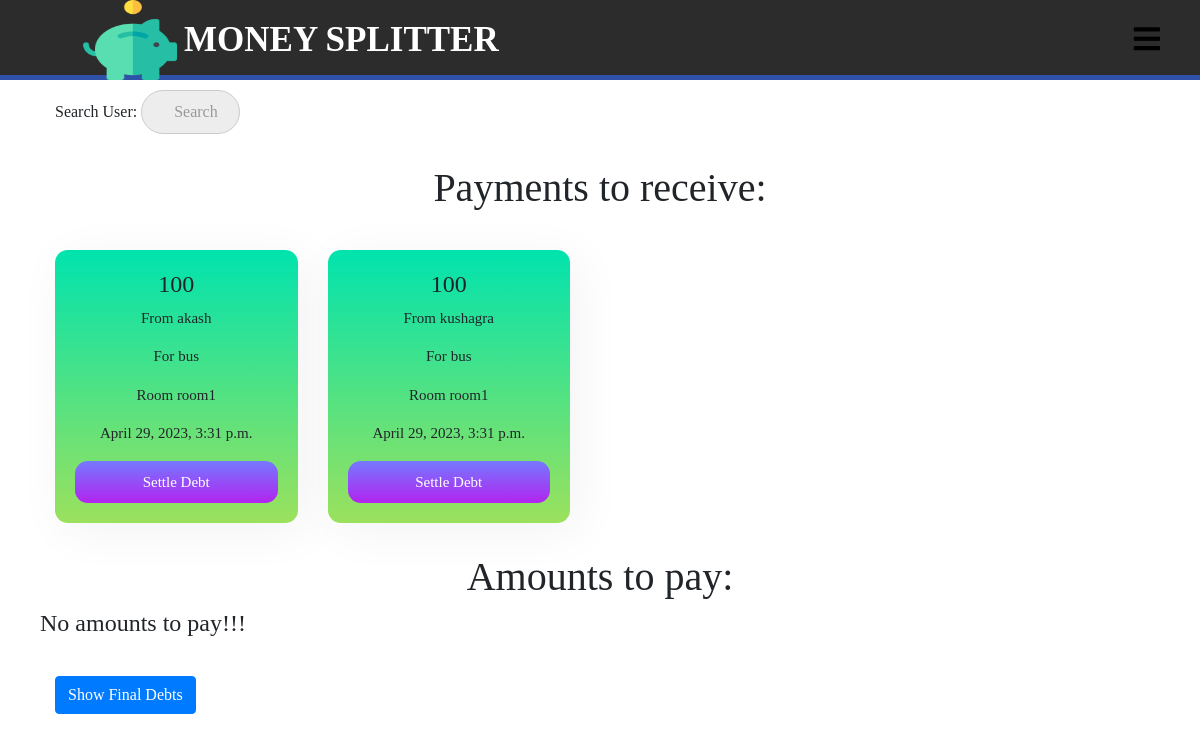
The app's page /splitter/my_debts/ (signed in) with its own data.
### splitter/models.py (models this page shows, shortened)
class debt(models.Model):
    room = models.ForeignKey(room,on_delete = models.CASCADE, related_name = 'room_debts')
    transaction = models.ForeignKey(transaction, on_delete = models.CASCADE, related_name = 'transactions_debt')
    sender = models.ForeignKey(User, on_delete = models.CASCADE, related_name = 'transaction_sender')
    receiver = models.ForeignKey(User, on_delete= models.CASCADE, related_name = 'transaction_receiver')
    amount = models.IntegerField()

class User(AbstractUser):
    pass

class transaction(models.Model):
    room = models.ForeignKey(room, on_delete = models.CASCADE, related_name = 'room_transaction')
    amount = models.IntegerField()
    reason = models.CharField(max_length = 250)
    created_at = models.DateTimeField(auto_now=True)
    payer = models.ForeignKey(User, on_delete = models.CASCADE, related_name = 'transaction_payer')
    splitters = models.ManyToManyField(User, related_name = "transaction_members")

class room(models.Model):
    creater = models.ForeignKey(User,on_delete=models.CASCADE,related_name="creater")
    name = models.CharField(max_length=250)
    members = models.ManyToManyField(User,through="room_members")

### splitter/views.py (the view, shortened to what this page needs)
# urls.py: path('my_debts/',views.my_debts,name="my_debts"),
def my_debts(request):
    income = debt.objects.filter(receiver=request.user)
    expense = debt.objects.filter(sender=request.user)
    query = request.GET.get("q", None)
    return render(request,'splitter/my_debts.html',{'incomes':income,'expenses':expense})

### templates/splitter/my_debts.html (shortened to what this page needs)
{% extends 'splitter/base.html' %}
{% load static %}
{% block css %}
  <link rel="stylesheet" href="{% static 'css/mysearchbar.css' %}">
  <link rel="stylesheet" href="{% static 'css/my_debts.css' %}">
{% endblock %}
{% block content %}
<div class="container">
  <div class="my-debts-info">
    <form method='GET' action="{% url 'splitter:my_debts' %}">
      <p>Search User: <input type='search' name='q' placeholder='Search'></p>
    </form>
    <div class="my-debts-income">
      <h1>Payments to receive:</h1>
      <div class="row">
         {% if incomes.count == 0 %}
         <h4>No payments to receive!!!</h4>
         {% else %}
        {% for income in incomes %}
        <div class="col-lg-3 col-md-4 col-sm-6 col-12">
          <div class="my-debts-income-info">
            <h4>{{ income.amount }}</h4>
            <p>From {{ income.sender.username }}</p>
            <p>For {{ income.transaction.reason }}</p>
            <p>Room {{ income.room.name }}</p>
            <p>{{ income.transaction.created_at }}</p>
            <a href="{% url 'splitter:delete_debt' pk=income.pk %}" data-target="#{{ income.sender.username }}_{{ income.pk }}" data-toggle="modal">
              <div class="settle-debt-button">
                Settle Debt
              </div>
            </a>
          </div>
        </div>
        {% endfor %}
        {% endif %}
      </div>
    </div>
    <div class="my-debts-expense">
      <h1>Amounts to pay:</h1>
      <div class="row">
        {% if expenses.count == 0 %}
        <h4>No amounts to pay!!!</h4>
        {% endif %}
      </div>
    </div>
    <a href="{% url 'splitter:final_settlements' %}" class="btn btn-primary final-debts-button">Show Final Debts</a>
  </div>
  </div>
{% endblock %}

### static/css/home_page.css (style rules this page uses)
* { padding: 0; margin: 0; text-decoration: none; list-style: none; box-sizing: border-box; font-family: 'Oswald'; }
body, html { overflow-x: hidden; }
:root { var(--IndianRed): #db575b; var(--Aqua): #99ffe4; var(--MiddleBlue): #88cfd3; var(--SteelBlue): #578bb2; var(--BdazzledBlue): #345c98; var(--DarkButton): linear-gradient(to top, #30cfd0 0%, #330867 100%); var(--LightButton): linear-gradient(to top, #48c6ef 0%, #6f86d6 100%); var(--RedButton): linear-gradient(45deg, #874da2 0%, #c43a30 100%); }

### static/css/my_debts.css (style rules this page uses)
* { margin: 0; padding: 0; }
body,html { margin: 0px; padding: 0; }
.my-debts-info { margin: 0; margin-bottom: 20px; padding: 10px; }
.my-debts-info .my-debts-income { text-align: center; margin: 30px 0px; justify-content: center; }
.my-debts-info .my-debts-expense { text-align: center; margin: 30px 0px; justify-content: center; }
.my-debts-info .my-debts-income .row { width: 100%; }
.my-debts-info .my-debts-expense .row { width: 100%; }
.my-debts-income-info { margin-top: 30px; padding: 20px; box-shadow: .5rem .5rem 3rem 1px rgba(0,0,0,.05); background-image: linear-gradient(to top, #9be15d 0%, #00e3ae 100%); border-radius: .8rem; text-align: center; font-size: 15px; }
.my-debts-income-info .settle-debt-button { width: 100%; background-image: linear-gradient(to top, #b224ef 0%, #7579ff 100%); text-align: center; padding: 10px 0px; color: white; text-decoration: none; border-radius: .8rem; }

### records on screen
debt: amount "100", sender.username "akash", transaction.reason "bus", room.name "room1", transaction.created_at "April 29, 2023, 3:31 p.m."
debt: amount "100", sender.username "kushagra", transaction.reason "bus", room.name "room1", transaction.created_at "April 29, 2023, 3:31 p.m."
